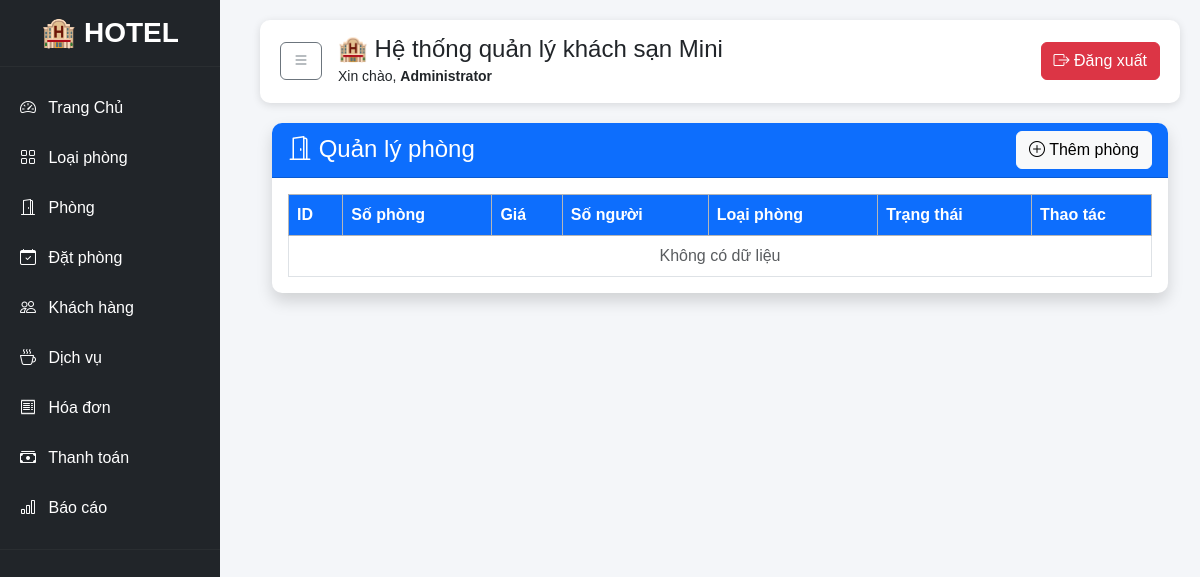
Page /modules/rooms/index.php (signed in) on the earlier database version.
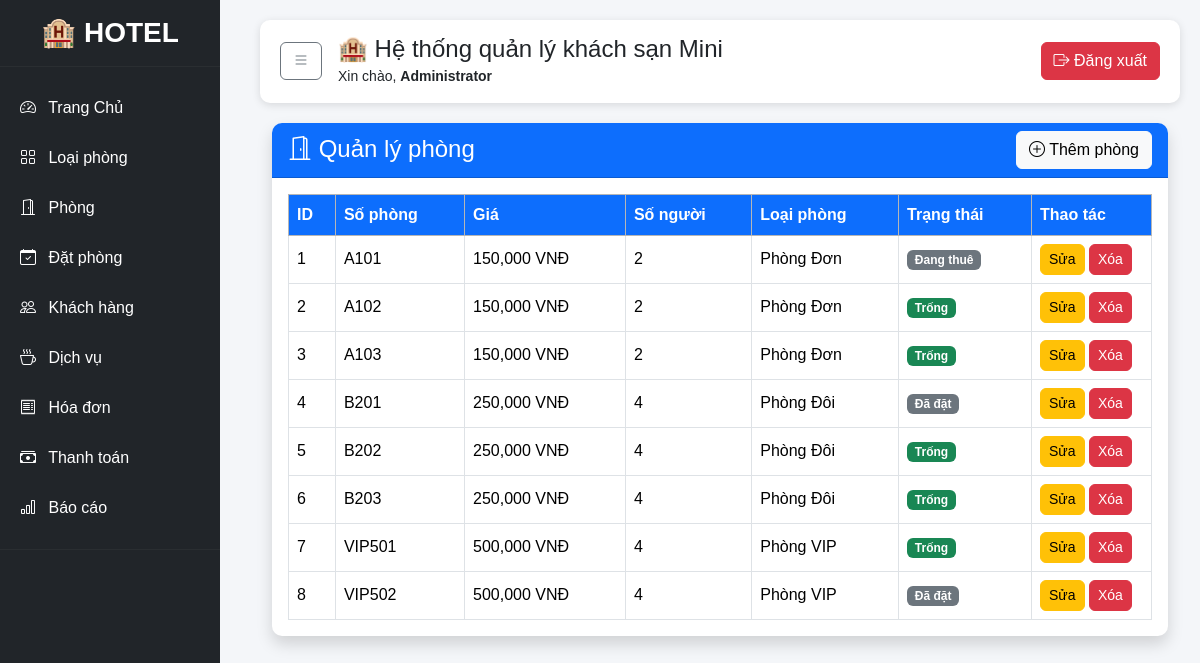
Same page on the later database version.
### tables this page shows
CREATE TABLE rooms (
    room_id INT AUTO_INCREMENT PRIMARY KEY,
    room_number VARCHAR(20) NOT NULL UNIQUE,
    room_type_id INT NOT NULL,
        status ENUM(
            'Trống', 
            'Đã đặt', 
            'Đang thuê', 
            'Bảo trì'
        ) DEFAULT 'Trống',

    FOREIGN KEY (room_type_id) 
    REFERENCES room_types(room_type_id)
);

CREATE TABLE room_types (
    room_type_id INT AUTO_INCREMENT PRIMARY KEY,
    type_name VARCHAR(100) NOT NULL,
    price INT NOT NULL COMMENT 'Giá phòng VNĐ',
    max_people INT NOT NULL,
    description TEXT
);

### modules/rooms/index.php (the view, shortened to what this page needs)
<?php
    include '../../config/database.php';
    include '../../includes/header.php';
?>
<div class="container-fluid">
    <div class="card shadow">
        <div class="card-header bg-primary text-white d-flex justify-content-between align-items-center">
            <h4 class="mb-0">
                <i class="bi bi-door-open"></i>
                Quản lý phòng
            </h4>
            <a href="create.php" class="btn btn-light">
                <i class="bi bi-plus-circle"></i>
                Thêm phòng
            </a>
        </div>
        <div class="card-body">
            <div class="table-responsive">
                <table class="table table-bordered table-hover align-middle">
                    <thead class="table-secondary">
                        <tr>
                            <th>ID</th>
                            <th>Số phòng</th>
                            <th>Giá</th>
                            <th>Số người</th>
                            <th>Loại phòng</th>
                            <th>Trạng thái</th>
                            <th width="120">Thao tác</th>
                        </tr>
                    </thead>
                    <tbody>
                        <?php
                            $sql = "SELECT r.*, rt.type_name, rt.price, rt.max_people
                                    FROM rooms r
                                    JOIN room_types rt ON r.room_type_id = rt.room_type_id";
                            $result = mysqli_query($conn, $sql);
                            if (mysqli_num_rows($result) > 0) {
                                while ($row = mysqli_fetch_assoc($result)) {
                        ?>
                                    <tr>
                                        <td><?= $row['room_id']; ?></td>
                                        <td><?= $row['room_number']; ?></td>
                                        <td><?= number_format($row['price']); ?> VNĐ</td>
                                        <td><?= $row['max_people']; ?></td>
                                        <td><?= $row['type_name']; ?></td>
                                        <td>
                                            <?php if ($row['status'] == 'Trống') { ?>
                                                <span class="badge bg-success">Trống</span>
                                            <?php } elseif ($row['status'] == 'Đang sử dụng') { ?>
                                                <span class="badge bg-danger">Đang sử dụng</span>
                                            <?php } else { ?>
                                                <span class="badge bg-secondary">
                                                    <?= $row['status']; ?>
                                                </span>
                                            <?php } ?>
                                        </td>
                                        <td>
                                            <a href="edit.php?id=<?= $row['room_id']; ?>"
                                               class="btn btn-warning btn-sm">
                                                Sửa
                                            </a>
                                            <a href="delete.php?id=<?= $row['room_id']; ?>"
                                               class="btn btn-danger btn-sm"
                                               onclick="return confirm('Bạn có chắc muốn xóa phòng này?')">
                                                Xóa
                                            </a>
                                        </td>
                                    </tr>
                        <?php
                                }
                            } else {
                                echo "<tr>
                                        <td colspan='7' class='text-center text-muted'>
                                            Không có dữ liệu
                                        </td>
                                      </tr>";
                            }
                        ?>
                    </tbody>
                </table>
            </div>
        </div>
    </div>
</div>
<?php include __DIR__.'/../../includes/footer.php'; ?>

Differences in the rows shown:
added rooms: room_id "1", room_number "A101", room_type.price "150,000", room_type.max_people "2", room_type.type_name "Phòng Đơn", status "Đang thuê"
added rooms: room_id "2", room_number "A102", room_type.price "150,000", room_type.max_people "2", room_type.type_name "Phòng Đơn", status "Trống"
added rooms: room_id "3", room_number "A103", room_type.price "150,000", room_type.max_people "2", room_type.type_name "Phòng Đơn", status "Trống"
added rooms: room_id "4", room_number "B201", room_type.price "250,000", room_type.max_people "4", room_type.type_name "Phòng Đôi", status "Đã đặt"
added rooms: room_id "5", room_number "B202", room_type.price "250,000", room_type.max_people "4", room_type.type_name "Phòng Đôi", status "Trống"
added rooms: room_id "6", room_number "B203", room_type.price "250,000", room_type.max_people "4", room_type.type_name "Phòng Đôi", status "Trống"
added rooms: room_id "7", room_number "VIP501", room_type.price "500,000", room_type.max_people "4", room_type.type_name "Phòng VIP", status "Trống"
added rooms: room_id "8", room_number "VIP502", room_type.price "500,000", room_type.max_people "4", room_type.type_name "Phòng VIP", status "Đã đặt"
Other differences:
text no longer shown: "Không có dữ liệu"
